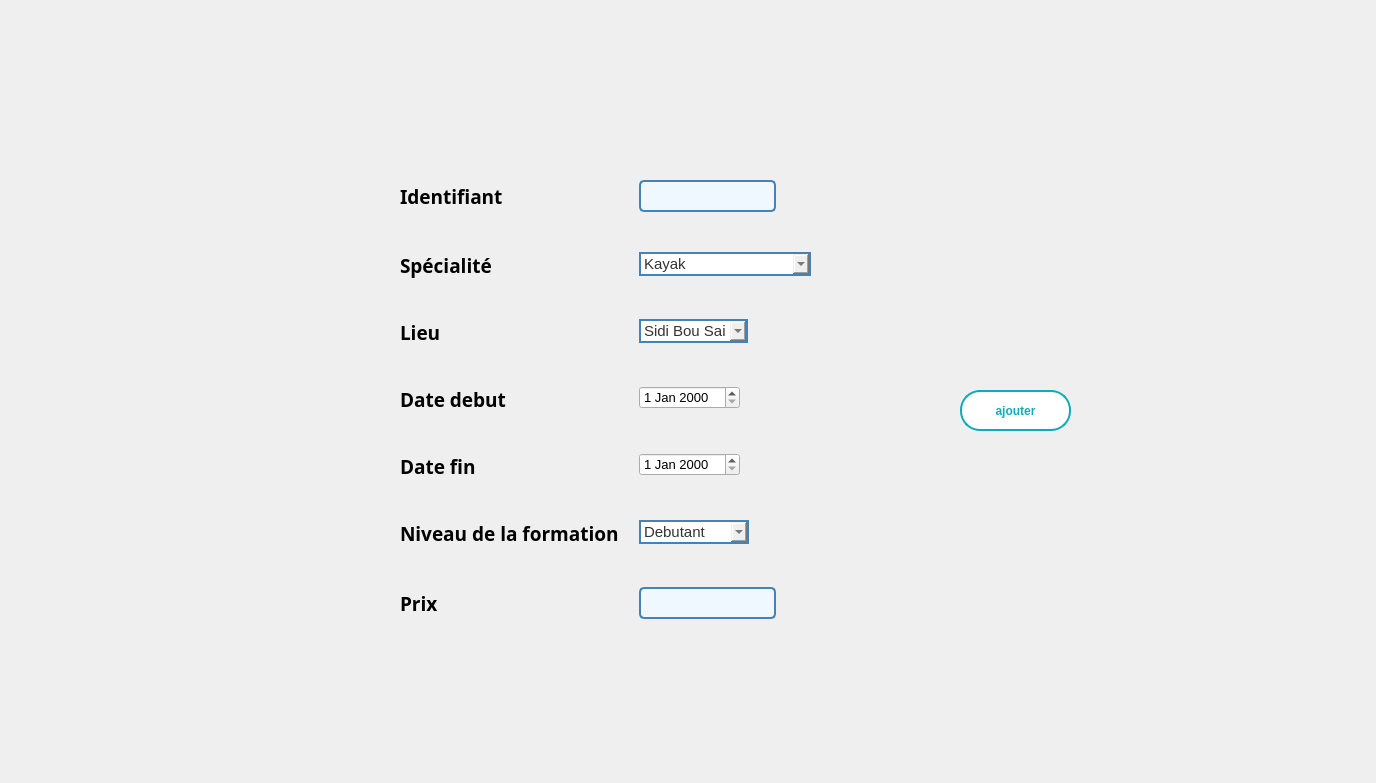
      <widget class="QWidget" name="tab">
       <property name="minimumSize">
        <size>
         <width>1366</width>
         <height>768</height>
        </size>
       </property>
       <attribute name="title">
        <string>Ajouter</string>
       </attribute>
       <widget class="QWidget" name="formLayoutWidget_5">
        <property name="geometry">
         <rect>
          <x>400</x>
          <y>180</y>
          <width>551</width>
          <height>481</height>
         </rect>
        </property>
        <layout class="QFormLayout" name="formLayout_10">
         <property name="sizeConstraint">
          <enum>QLayout::SetDefaultConstraint</enum>
         </property>
         <property name="fieldGrowthPolicy">
          <enum>QFormLayout::FieldsStayAtSizeHint</enum>
         </property>
         <property name="rowWrapPolicy">
          <enum>QFormLayout::WrapLongRows</enum>
         </property>
         <property name="labelAlignment">
          <set>Qt::AlignLeading|Qt::AlignLeft|Qt::AlignVCenter</set>
         </property>
         <property name="formAlignment">
          <set>Qt::AlignLeading|Qt::AlignLeft|Qt::AlignTop</set>
         </property>
         <property name="horizontalSpacing">
          <number>20</number>
         </property>
         <property name="verticalSpacing">
          <number>40</number>
         </property>
         <property name="leftMargin">
          <number>0</number>
         </property>
         <property name="topMargin">
          <number>0</number>
         </property>
         <item row="0" column="0">
          <widget class="QLabel" name="cINLabel_9">
           <property name="font">
            <font>
             <family>Bell MT</family>
             <pointsize>14</pointsize>
             <weight>75</weight>
             <bold>true</bold>
            </font>
           </property>
           <property name="text">
            <string>Identifiant</string>
           </property>
          </widget>
         </item>
         <item row="0" column="1">
          <widget class="QLineEdit" name="id">
           <property name="font">
            <font>
             <family>Arial</family>
             <pointsize>-1</pointsize>
            </font>
           </property>
           <property name="styleSheet">
            <string notr="true">/* Style général du formulaire */
QLineEdit {
    border: 2px solid #4682B4; /* Bordure bleue */
    border-radius: 5px; /* Coins arrondis */
    padding: 5px; /* Espace intérieur */
    font-size: 14px; /* Taille de la police */
    font-family: &quot;Arial&quot;, sans-serif; /* Police de caractère */
    color: #4682B4; /* Couleur du texte */
    background-color: #F0F8FF; /* Couleur de fond */
}

/* Style lorsque le champ de formulaire est en focus */
QLineEdit:focus {
    border-color: #1E90FF; /* Bordure bleu clair en focus */
}

/* Style pour les champs désactivés */
QLineEdit:disabled {
    color: #808080; /* Texte gris pour les champs désactivés */
    background-color: #F5F5F5; /* Fond gris clair pour les champs désactivés */
}
</string>
           </property>
          </widget>
         </item>
         <item row="1" column="0">
          <widget class="QLabel" name="nomLabel_9">
           <property name="font">
            <font>
             <family>Bell MT</family>
             <pointsize>14</pointsize>
             <weight>75</weight>
             <bold>true</bold>
            </font>
           </property>
           <property name="text">
            <string>Spécialité</string>
           </property>
          </widget>
         </item>
         <item row="1" column="1">
          <widget class="QComboBox" name="specialite">
           <property name="styleSheet">
            <string notr="true">QComboBox {
    border: 2px solid #4682B4; /* Bordure de couleur 0EABB8 */
    font-size: 15px; /* Taille de la police */
    color: #333; /* Couleur du texte */
}</string>
           </property>
           <item>
            <property name="text">
             <string>Kayak</string>
            </property>
           </item>
           <item>
            <property name="text">
             <string>Plongée sous-marine</string>
            </property>
           </item>
           <item>
            <property name="text">
             <string>Surf</string>
            </property>
           </item>
           <item>
            <property name="text">
             <string>Voile</string>
            </property>
           </item>
           <item>
            <property name="text">
             <string>Stand up paddle (SUP)</string>
            </property>
           </item>
          </widget>
         </item>
         <item row="2" column="0">
          <widget class="QLabel" name="prenomLabel_4">
           <property name="font">
            <font>
             <family>Bell MT</family>
             <pointsize>14</pointsize>
             <weight>75</weight>
             <bold>true</bold>
            </font>
           </property>
           <property name="text">
            <string>Lieu</string>
           </property>
          </widget>
         </item>
         <item row="2" column="1">
          <widget class="QComboBox" name="lieu">
           <property name="styleSheet">
            <string notr="true">QComboBox {
    border: 2px solid #4682B4; /* Bordure de couleur 0EABB8 */
    font-size: 15px; /* Taille de la police */
    color: #333; /* Couleur du texte */
}</string>
           </property>
           <item>
            <property name="text">
             <string>Sidi Bou Said</string>
            </property>
           </item>
           <item>
            <property name="text">
             <string>La marsa</string>
            </property>
           </item>
           <item>
            <property name="text">
             <string>Gammarth</string>
            </property>
           </item>
          </widget>
         </item>
         <item row="3" column="0">
          <widget class="QLabel" name="sexeLabel_4">
           <property name="font">
            <font>
             <family>Bell MT</family>
             <pointsize>14</pointsize>
             <weight>75</weight>
             <bold>true</bold>
            </font>
           </property>
           <property name="text">
            <string>Date debut</string>
           </property>
          </widget>
         </item>
         <item row="3" column="1">
          <widget class="QDateEdit" name="dated_f">
           <property name="font">
            <font>
             <pointsize>10</pointsize>
            </font>
           </property>
           <property name="styleSheet">
            <string notr="true">QLineEdit {
                border: 2px solid #3498db; /* Bordure bleue */
                border-radius: 5px;
                padding: 8px;
                font-size: 14px;
                color: #333333; /* Couleur du texte */
            }

            QLineEdit:focus {
                border-color: #2980b9; /* Bordure bleue foncée lorsqu'en focus */
            }</string>
           </property>
          </widget>
         </item>
         <item row="4" column="0">
          <widget class="QLabel" name="dateDeNaissanceLabel_9">
           <property name="font">
            <font>
             <family>Bell MT</family>
             <pointsize>14</pointsize>
             <weight>75</weight>
             <bold>true</bold>
            </font>
           </property>
           <property name="text">
            <string>Date fin</string>
           </property>
          </widget>
         </item>
         <item row="4" column="1">
          <widget class="QDateEdit" name="datef_f">
           <property name="font">
            <font>
             <pointsize>10</pointsize>
            </font>
           </property>
           <property name="styleSheet">
            <string notr="true">QLineEdit {
                border: 2px solid #3498db; /* Bordure bleue */
                border-radius: 5px;
                padding: 8px;
                font-size: 14px;
                color: #333333; /* Couleur du texte */
            }

            QLineEdit:focus {
                border-color: #2980b9; /* Bordure bleue foncée lorsqu'en focus */
            }</string>
           </property>
          </widget>
         </item>
         <item row="5" column="0">
          <widget class="QLabel" name="posteLabel_4">
           <property name="font">
            <font>
             <family>Bell MT</family>
             <pointsize>14</pointsize>
             <weight>75</weight>
             <bold>true</bold>
            </font>
           </property>
           <property name="text">
            <string>Niveau de la formation</string>
           </property>
          </widget>
         </item>
         <item row="5" column="1">
          <widget class="QComboBox" name="niveau">
           <property name="styleSheet">
            <string notr="true">QComboBox {
    border: 2px solid #4682B4; /* Bordure de couleur 0EABB8 */
    font-size: 15px; /* Taille de la police */
    color: #333; /* Couleur du texte */
}</string>
           </property>
           <item>
            <property name="text">
             <string>Debutant</string>
            </property>
           </item>
           <item>
            <property name="text">
             <string>Amateur</string>
            </property>
           </item>
           <item>
            <property name="text">
             <string>Professionnel</string>
            </property>
           </item>
          </widget>
         </item>
         <item row="6" column="0">
          <widget class="QLabel" name="salaireLabel_9">
           <property name="font">
            <font>
             <family>Bell MT</family>
             <pointsize>14</pointsize>
             <weight>75</weight>
             <bold>true</bold>
            </font>
           </property>
           <property name="text">
            <string>Prix</string>
           </property>
          </widget>
         </item>
         <item row="6" column="1">
          <widget class="QLineEdit" name="prix">
           <property name="styleSheet">
            <string notr="true">/* Style général du formulaire */
QLineEdit {
    border: 2px solid #4682B4; /* Bordure bleue */
    border-radius: 5px; /* Coins arrondis */
    padding: 5px; /* Espace intérieur */
    font-size: 14px; /* Taille de la police */
    font-family: &quot;Arial&quot;, sans-serif; /* Police de caractère */
    color: #4682B4; /* Couleur du texte */
    background-color: #F0F8FF; /* Couleur de fond */
}

/* Style lorsque le champ de formulaire est en focus */
QLineEdit:focus {
    border-color: #1E90FF; /* Bordure bleu clair en focus */
}

/* Style pour les champs désactivés */
QLineEdit:disabled {
    color: #808080; /* Texte gris pour les champs désactivés */
    background-color: #F5F5F5; /* Fond gris clair pour les champs désactivés */
}
</string>
           </property>
          </widget>
         </item>
        </layout>
       </widget>
       <widget class="QPushButton" name="add_form">
        <property name="geometry">
         <rect>
          <x>960</x>
          <y>390</y>
          <width>111</width>
          <height>41</height>
         </rect>
        </property>
        <property name="styleSheet">
         <string notr="true">/* Styles généraux du bouton */
QPushButton {
    background-color: #ffffff; /* Bleu clair pour représenter l'eau */
    border: 2px solid #0EABB8; /* Bordure bleue */
    color: #0EABB8; /* Texte blanc */
    padding: 10px ; /* Espacement intérieur */

    font-weight: bold; /* Police en gras */
    border-radius: 20px; /* Bordure arrondie */
    outline: none; /* Supprime la bordure de focus */
  
    overflow: hidden; /* Cache le contenu débordant */
    transition: background-color 0.3s, color 0.3s; /* Transition des couleurs */
}

/* Style au survol du bouton */
QPushButton:hover {
    background-color: #0EABB8; /* Fond devient blanc */
    color: #ffffff; /* Texte devient bleu clair */
}

/* Style au clic du bouton */
QPushButton:pressed {
    background-color: #0EABB8; /* Bleu foncé lors du clic */
    color: #f8f8f8; /* Texte blanc lors du clic */
}

/* Animation pour le pseudo-élément :after */
QPushButton::after {
    content: ''; /* Contenu vide */
    position: absolute; /* Position absolue */
    width: 100%; /* Largeur à 100% */
    height: 100%; /* Hauteur à 100% */
    background-color: rgba(255, 255, 255, 0.3); /* Fond semi-transparent */
    top: 50%; /* Positionnement au centre vertical */
    left: 50%; /* Positionnement au centre horizontal */
    border-radius: 50%; /* Bordure arrondie */
    transform: translate(-50%, -50%) scale(0); /* Réduit l'échelle à 0 */
    transition: transform 0.5s ease; /* Transition de l'échelle */
}

/* Animation au survol du bouton */
QPushButton:hover::after {
    transform: translate(-50%, -50%) scale(2); /* Augmente l'échelle à 2 */
}
</string>
        </property>
        <property name="text">
         <string>ajouter</string>
        </property>
       </widget>
       <widget class="QLabel" name="label">
        <property name="geometry">
         <rect>
          <x>1320</x>
          <y>760</y>
          <width>47</width>
          <height>14</height>
         </rect>
        </property>
        <property name="text">
         <string/>
        </property>
        <property name="pixmap">
         <pixmap>../background_2.png</pixmap>
        </property>
        <property name="scaledContents">
         <bool>true</bool>
        </property>
       </widget>
       <widget class="QLabel" name="label_2">
        <property name="geometry">
         <rect>
          <x>0</x>
          <y>0</y>
          <width>1366</width>
          <height>768</height>
         </rect>
        </property>
        <property name="text">
         <string/>
        </property>
        <property name="pixmap">
         <pixmap resource="../image/image.qrc">:/background_3.png</pixmap>
        </property>
        <property name="scaledContents">
         <bool>true</bool>
        </property>
       </widget>
       <zorder>label_2</zorder>
       <zorder>label</zorder>
       <zorder>formLayoutWidget_5</zorder>
       <zorder>add_form</zorder>
      </widget>
